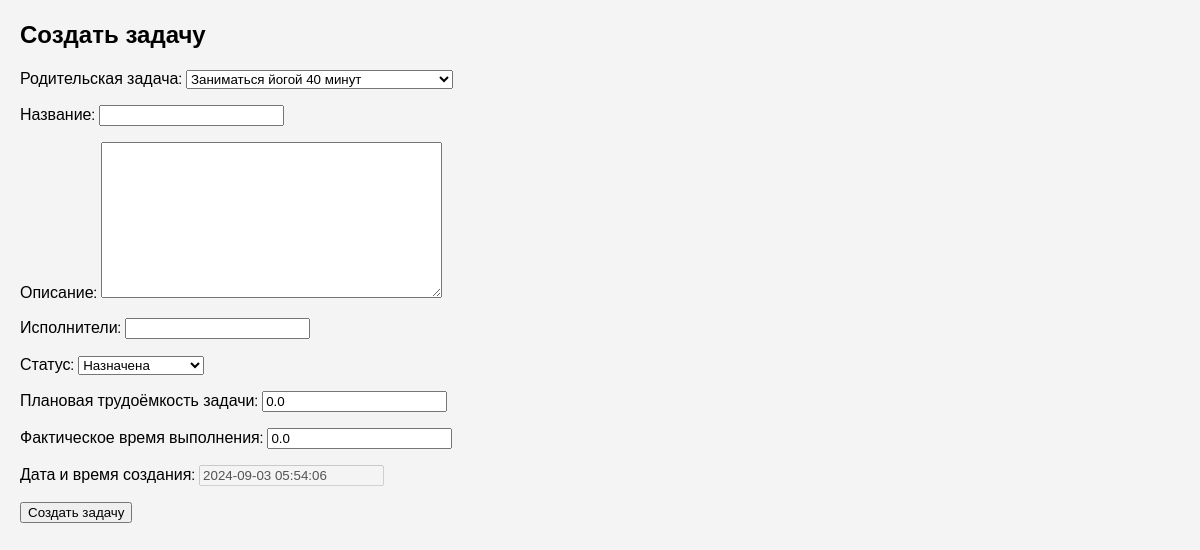
The page /tasks/17/create_subtask/ on the database as committed earlier.
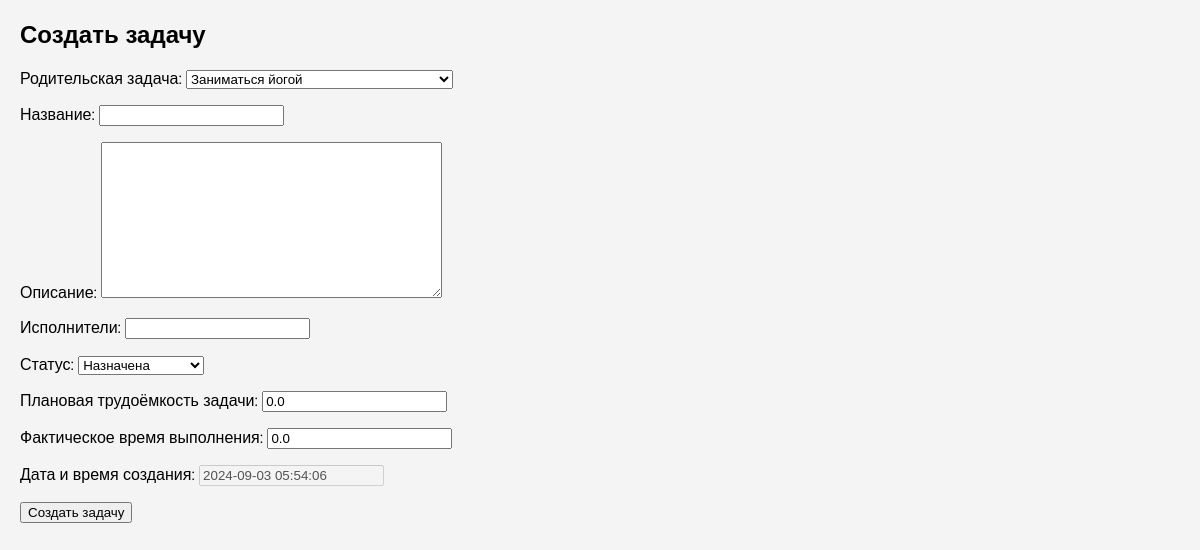
The same page on the database as committed later.
### tasks/models.py (models this page shows, shortened)
class Task(models.Model):
    STATUS_CHOICES = [
        ("assigned", "Назначена"),
        ("in_progress", "Выполняется"),
        ("paused", "Приостановлена"),
        ("completed", "Завершена"),
    ]
    name: str = models.CharField(max_length=255)  # Название
    description: str = models.TextField(blank=True)  # Описание
    performers: str = models.CharField(max_length=255, blank=True)  # Список исполнителей в виде строки
    created_at: timezone.datetime = models.DateTimeField(default=timezone.now)  # Дата и время создания
    status: str = models.CharField(max_length=50, choices=STATUS_CHOICES, default="assigned")  # Статус
    planned_effort: float = models.FloatField(default=0.0)  # Плановое время выполнения
    actual_effort: float = models.FloatField(default=0.0)  # Фактическое время
    completed_at: Optional[timezone.datetime] = models.DateTimeField(null=True, blank=True)  # Дата завершения (опционально)
    parent: Optional["Task"] = models.ForeignKey(
        "self", related_name="subtasks", on_delete=models.CASCADE, null=True, blank=True
    )  # Ссылка на родительскую задачу, если это подзадача
    @property
    def total_actual_effort(self) -> float:
        return self.calculate_efforts()['total_actual_effort']

### tasks/views.py (the view)
# urls.py: path('<int:parent_pk>/create_subtask/', TaskCreateView.as_view(), name='create_subtask'),
class TaskCreateView(CreateView):
    model = Task
    form_class = TaskForm
    template_name = 'tasks/create_task.html'
    success_url = reverse_lazy('task_list')
    def get_initial(self) -> Dict[str, Any]:
        initial = super().get_initial()
        parent_pk = self.kwargs.get('parent_pk')
        if parent_pk:
            initial['parent'] = Task.objects.get(pk=parent_pk)
        return initial

### tasks/forms.py
class TaskForm(forms.ModelForm):
    class Meta:
        model = Task
        fields = ['parent', 'name', 'description', 'performers', 'status', 'planned_effort', 'actual_effort', 'created_at']
        labels = {
            'parent': 'Родительская задача',
            'name': 'Название',
            'description': 'Описание',
            'performers': 'Исполнители',
            'status': 'Статус',
            'planned_effort': 'Плановая трудоёмкость задачи',
            'actual_effort': 'Фактическое время выполнения',
            'created_at': 'Дата и время создания',
        }
    def __init__(self, *args, **kwargs):
        super().__init__(*args, **kwargs)
        self.fields['parent'].widget = forms.Select(
            choices=[(None, 'Нет родительской задачи')] + [(task.id, task.name) for task in Task.objects.all()]
        )
        self.fields['created_at'].disabled = True

### tasks/templates/tasks/create_task.html (shortened to what this page needs)
{% extends "base.html" %}
{% block content %}
    <h2>Создать задачу</h2>
    <form method="post">
        {{ form.as_p }}
        <button type="submit">Создать задачу</button>
    </form>
{% endblock %}

Rows that differ between the two databases and show on the page:
changed Task "Назначена": parent "Заниматься йогой 40 минут" → "Заниматься йогой"
